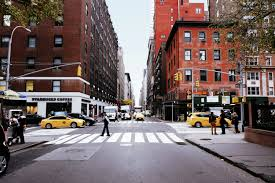
#> input picture assignment 2/image.jpg, 275 x 183 px
$ python scanner.py
#> lines starting #> are read from the running program, lines starting #| are printed output that depends on the picture
"""
Name: Himanshu
Roll No: 2301010472
Course: Image Processing & Computer Vision
Assignment: Noise Modeling and Image Restoration
"""

import cv2
import numpy as np
import os

# Utility Functions
def create_output_folder():
    if not os.path.exists("outputs"):
        os.makedirs("outputs")


def load_image(path):
#> called with path = 'image.jpg'
    if not os.path.exists(path):
        raise Exception(f"❌ Image not found at path: {path}")

    img = cv2.imread(path)
#> img is the input picture: shape (183, 275, 3); mean B, G, R 101.4, 102.2, 117.7

    if img is None:
        raise Exception("❌ Error reading image! Check format.")

    gray = cv2.cvtColor(img, cv2.COLOR_BGR2GRAY)
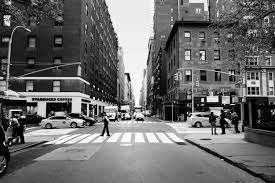
#> gray: shape (183, 275); min 0, max 255, mean 106.8
    return gray

# Noise Functions

def add_gaussian_noise(image, mean=0, var=0.01):
#> called with mean = 0, var = 0.01
    sigma = var ** 0.5
    gaussian = np.random.normal(mean, sigma, image.shape)
    noisy = image + gaussian * 255
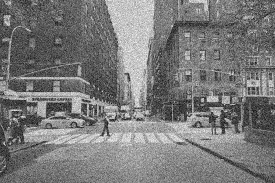
#> noisy: shape (183, 275) float64; min -103.8, max 334.1, mean 106.7; drawn with min black and max white
    noisy = np.clip(noisy, 0, 255).astype(np.uint8)
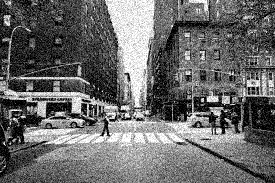
#> noisy: shape (183, 275); min 0, max 255, mean 106.6
    return noisy


def add_salt_pepper_noise(image, prob=0.02):
#> called with prob = 0.02
    noisy = np.copy(image)

    # Salt
    salt = np.random.rand(*image.shape) < prob / 2
    noisy[salt] = 255

    # Pepper
    pepper = np.random.rand(*image.shape) < prob / 2
    noisy[pepper] = 0
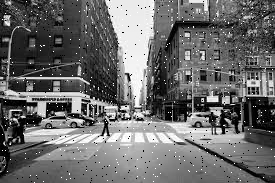
#> noisy: shape (183, 275); min 0, max 255, mean 107.1

    return noisy


# Filters

def mean_filter(image):
    return cv2.blur(image, (5, 5))


def median_filter(image):
    return cv2.medianBlur(image, 5)


def gaussian_filter(image):
    return cv2.GaussianBlur(image, (5, 5), 0)

# Metrics

def mse(original, restored):
    return np.mean((original - restored) ** 2)


def psnr(original, restored):
    mse_val = mse(original, restored)
    if mse_val == 0:
        return 100
    PIXEL_MAX = 255.0
    return 20 * np.log10(PIXEL_MAX / np.sqrt(mse_val))

# Processing Pipeline

def process_image(image_path):
    print("\n--- Processing Image ---")

    img = load_image(image_path)
    cv2.imwrite("outputs/original.png", img)

    print("✔ Original image loaded")

    # Add noise
    gaussian_noisy = add_gaussian_noise(img)
    sp_noisy = add_salt_pepper_noise(img)

    cv2.imwrite("outputs/gaussian_noise.png", gaussian_noisy)
    cv2.imwrite("outputs/salt_pepper_noise.png", sp_noisy)

    print("✔ Noise added")

    # Apply filters
    results = {}

    for name, noisy_img in {
        "Gaussian": gaussian_noisy,
        "SaltPepper": sp_noisy
    }.items():

        print(f"\n--- Restoring {name} Noise ---")

        mean_img = mean_filter(noisy_img)
        median_img = median_filter(noisy_img)
        gaussian_img = gaussian_filter(noisy_img)

        # Save images
        cv2.imwrite(f"outputs/{name}_mean.png", mean_img)
        cv2.imwrite(f"outputs/{name}_median.png", median_img)
        cv2.imwrite(f"outputs/{name}_gaussian.png", gaussian_img)

        # Metrics
        results[name] = {
            "Mean": (mse(img, mean_img), psnr(img, mean_img)),
            "Median": (mse(img, median_img), psnr(img, median_img)),
            "Gaussian": (mse(img, gaussian_img), psnr(img, gaussian_img))
        }
#> this loop made 2 passes
#> name on passes 1 to 2: 'Gaussian', 'SaltPepper'
#| --- Restoring Gaussian Noise ---
#| --- Restoring SaltPepper Noise ---
#> pass 1, in process_image, `mean_img = mean_filter(noisy_img)`:
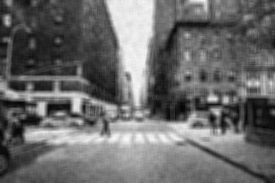
#> mean_img: shape (183, 275); min 4, max 250, mean 106.7
#> pass 1, in process_image, `median_img = median_filter(noisy_img)`:
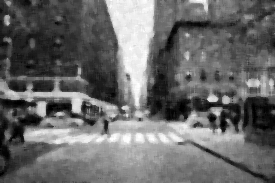
#> median_img: shape (183, 275); min 0, max 255, mean 105.6
#> pass 1, in process_image, `gaussian_img = gaussian_filter(noisy_img)`:
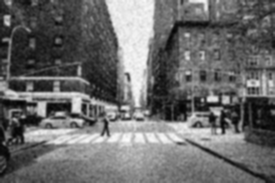
#> gaussian_img: shape (183, 275); min 3, max 252, mean 106.7
#> after the loop, results = 2 items

    return results

# Analysis

def print_analysis(results):
    print("\n========== PERFORMANCE ANALYSIS ==========\n")

    for noise_type, filters in results.items():
        print(f"\nNoise Type: {noise_type}")

        best_psnr = 0
        best_filter = ""

        for filter_name, (mse_val, psnr_val) in filters.items():
            print(f"{filter_name} Filter -> MSE: {mse_val:.2f}, PSNR: {psnr_val:.2f}")

            if psnr_val > best_psnr:
                best_psnr = psnr_val
                best_filter = filter_name

        print(f"👉 Best Filter: {best_filter}")


# MAIN

if __name__ == "__main__":
    create_output_folder()

    # ✅ YOUR IMAGE NAME FIXED HERE
    image_path = "image.jpg"

    try:
        results = process_image(image_path)
#> results = 2 items
        print_analysis(results)
#> the loop in print_analysis, `for noise_type, filters in results.items():` made 2 passes
#> noise_type on passes 1 to 2: 'Gaussian', 'SaltPepper'
#| Noise Type: Gaussian
#| Mean Filter -> MSE: 78.72, PSNR: 29.17
#| Median Filter -> MSE: 77.47, PSNR: 29.24
#| Gaussian Filter -> MSE: 77.26, PSNR: 29.25
#| 👉 Best Filter: Gaussian
#| Noise Type: SaltPepper
#| Mean Filter -> MSE: 74.58, PSNR: 29.40
#| Median Filter -> MSE: 58.88, PSNR: 30.43
#| Gaussian Filter -> MSE: 68.26, PSNR: 29.79
#| 👉 Best Filter: Median
        print("\n✔ All outputs saved in 'outputs/' folder")

    except Exception as e:
        print(e)
